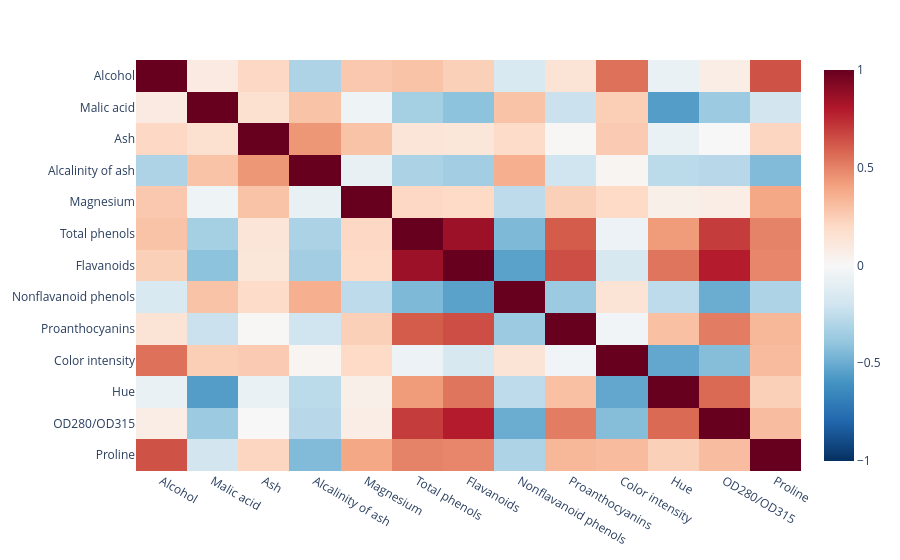

Notebook cell for this chart:
### Markdown cell above
Exploration rapide : corrélations

### Code cell
# Matrice de corrélation des variables
fig = px.imshow(df.corr().round(2), color_continuous_scale='RdBu_r', zmin=-1, zmax=1, aspect='auto')
fig.show()

### Figure 1 — Plotly figure (JSON) as saved in the notebook; plotly's stock layout.template omitted (floating-point values rounded to 4 significant figures; data arrays with more than 128 entries replaced by an {"elided": "..."} marker saying what was removed)
{"data": [{"coloraxis": "coloraxis", "hovertemplate": "x: %{x}<br>y: %{y}<br>color: %{z}<extra></extra>", "name": "0", "type": "heatmap", "x": ["Alcohol", "Malic acid", "Ash", "Alcalinity of ash", "Magnesium", "Total phenols", "Flavanoids", "Nonflavanoid phenols", "Proanthocyanins", "Color intensity", "Hue", "OD280/OD315", "Proline"], "xaxis": "x", "y": ["Alcohol", "Malic acid", "Ash", "Alcalinity of ash", "Magnesium", "Total phenols", "Flavanoids", "Nonflavanoid phenols", "Proanthocyanins", "Color intensity", "Hue", "OD280/OD315", "Proline"], "yaxis": "y", "z": {"elided": "13x13 float values"}}], "layout": {"coloraxis": {"autocolorscale": false, "cmax": 1, "cmin": -1, "colorscale": [[0, "rgb(5,48,97)"], [0.1, "rgb(33,102,172)"], [0.2, "rgb(67,147,195)"], [0.3, "rgb(146,197,222)"], [0.4, "rgb(209,229,240)"], [0.5, "rgb(247,247,247)"], [0.6, "rgb(253,219,199)"], [0.7, "rgb(244,165,130)"], [0.8, "rgb(214,96,77)"], [0.9, "rgb(178,24,43)"], [1, "rgb(103,0,31)"]]}, "margin": {"t": 60}, "xaxis": {"anchor": "y", "domain": [0, 1]}, "yaxis": {"anchor": "x", "autorange": "reversed", "domain": [0, 1]}}}
